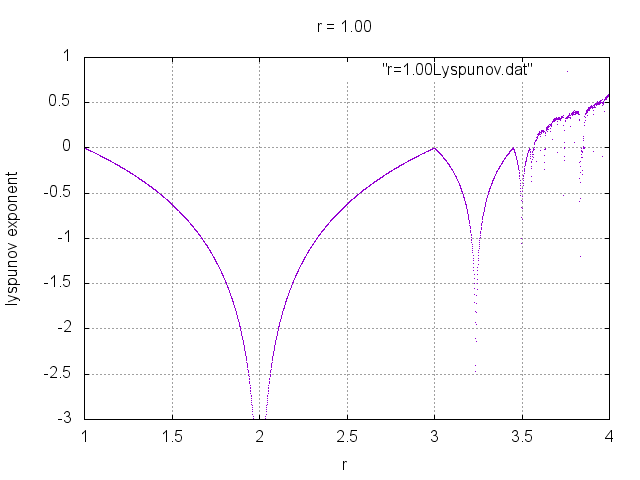

Write the gnuplot code that produced this figure.
set grid
set title "r = 1.00"
set xrange [1:4]
set yrange [-3:1]
set xlabel "r"
set ylabel "lyspunov exponent"
plot "r=1.00Lyspunov.dat" with points pt 0.5 ps 0.2
pause 2
set terminal png
set output "r=1.00Lyspunov.png"
replot
set terminal x11
